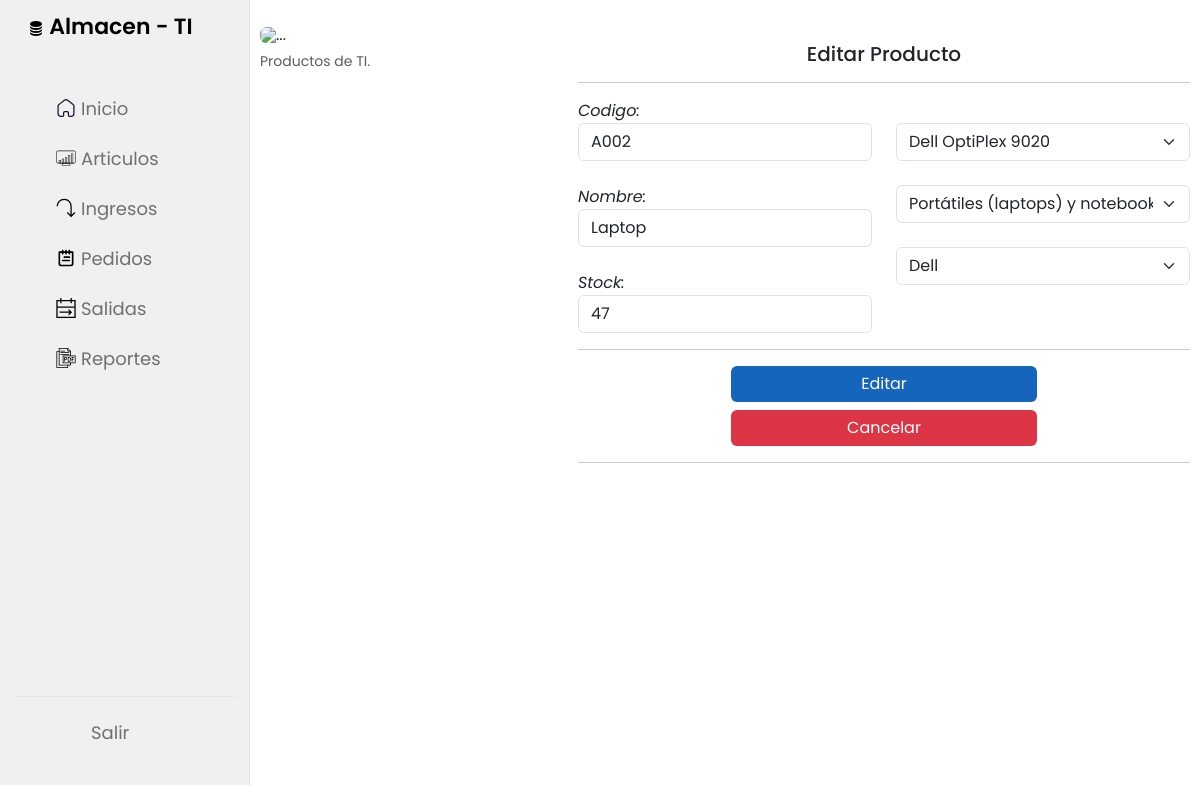
Before: /articulo/edicionarticulo/A002 (signed in) with the older database file.
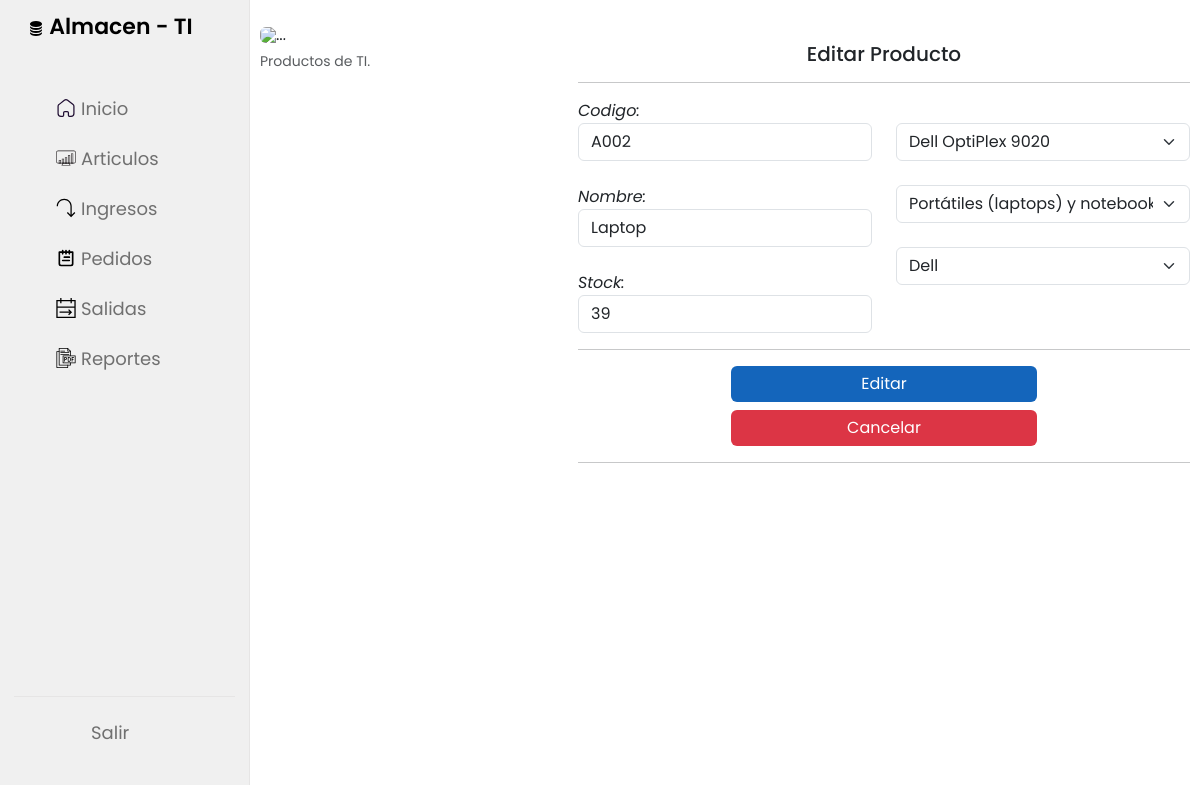
After: the same page with the newer database file.
### Almacen/models.py (models this page shows, shortened)
class Articulo(models.Model):
    codigo=models.CharField(primary_key=True, max_length=6)
    nombre=models.CharField(max_length=60)
    stock=models.IntegerField()
    codigo_Modelo = models.ForeignKey(Modelo, on_delete=models.CASCADE)
    codigo_Marca = models.ForeignKey(Marca, on_delete=models.CASCADE)
    codigo_Categoria=models.ForeignKey(Categoria, on_delete=models.CASCADE)

class Modelo(models.Model):
    codigo=models.CharField(primary_key=True, max_length=6)
    nombre=models.CharField(max_length=60)

class Categoria(models.Model):
    codigo=models.CharField(primary_key=True, max_length=6)
    nombre=models.CharField(max_length=60)
    descripcion=models.CharField(max_length=500)

class Marca(models.Model):
    codigo=models.CharField(primary_key=True, max_length=6)
    nombre=models.CharField(max_length=60)

### Almacen/views.py (the view)
# urls.py: path('articulo/edicionarticulo/<codigo>',views.edicionarticulo),
@login_required
def edicionarticulo(request, codigo):
    articulo = Articulo.objects.get(codigo = codigo)
    modelos = Modelo.objects.all()
    marcas = Marca.objects.all()
    categorias = Categoria.objects.all()
    context = {"articulo":articulo,"modelos":modelos,"marcas":marcas,"categorias":categorias}
    return render(request, template_edit_articulo,context)

### Almacen/templates/articulo/edit_articulo.html (shortened to what this page needs)
{% extends 'base/index.html' %}
{% block content %}
<div class="row pt-3">
    <div class="col-4">
        <figure class="figure">
            <img src="https://img.pikbest.com/png-images/qiantu/mbe-style-daily-necessities-electronic-products-cartoon-cute-set-of-pictures_2577475.png!w700wp"
                class="figure-img img-fluid rounded" alt="...">
            <figcaption class="figure-caption text-end">Productos de TI.</figcaption>
        </figure>
    </div>
    <div class="col-8 pt-3">
        <h5 class=" text-center">Editar Producto</h5>
        <hr>
        <form action="/articulo/updatearticulo/{{articulo.codigo}}" method="post">
            <div class="row">
                <div class="col">
                    <div>
                        <label><em>Codigo:</em></label>
                        <input type="text" readonly name="txtCodigo"  value="{{articulo.codigo}}" class="form-control">
                    </div><br>
                    <div>
                        <label><em>Nombre:</em></label>
                        <input type="text" name="txtNombre"  value="{{articulo.nombre}}" class="form-control">
                    </div><br>
                    <div>
                        <label><em>Stock:</em></label>
                        <input type="number" name="txtStock" value="{{articulo.stock}}" class="form-control">
                    </div>
                </div>
                <div class="col">
                    <br>
                    <div>
                        <select class="form-select" aria-label="Default select example" name="txtModelo">
                            <option selected value="{{articulo.codigo_Modelo.codigo}}">{{articulo.codigo_Modelo.nombre}}</option>
                          </select>
                    </div><br>
                    <div>
                        <select class="form-select" aria-label="Default select example" name="txtCategoria">
                            <option selected value="{{articulo.codigo_Categoria.codigo}}">{{articulo.codigo_Categoria.nombre}}</option>
                          </select>
                    </div><br>
                    <div>
                        <select class="form-select" aria-label="Default select example" name="txtMarca">
                            <option selected value="{{articulo.codigo_Marca.codigo}}">{{articulo.codigo_Marca.nombre}}</option>
                          </select>
                    </div>
                </div>
            </div>
            <hr>
            <div class="d-grid gap-2 col-6 mx-auto">
                <button class="btnsave btn btn-success" type="submit">Editar</button>
                <button class="btndelete btn btn-danger" type="reset">Cancelar</button>
            </div>
            <hr>
        </form>
    </div>
</div>
{% endblock %}

Changed rows visible on the page:
changed Articulo "Laptop": txtStock "47" → "39"
